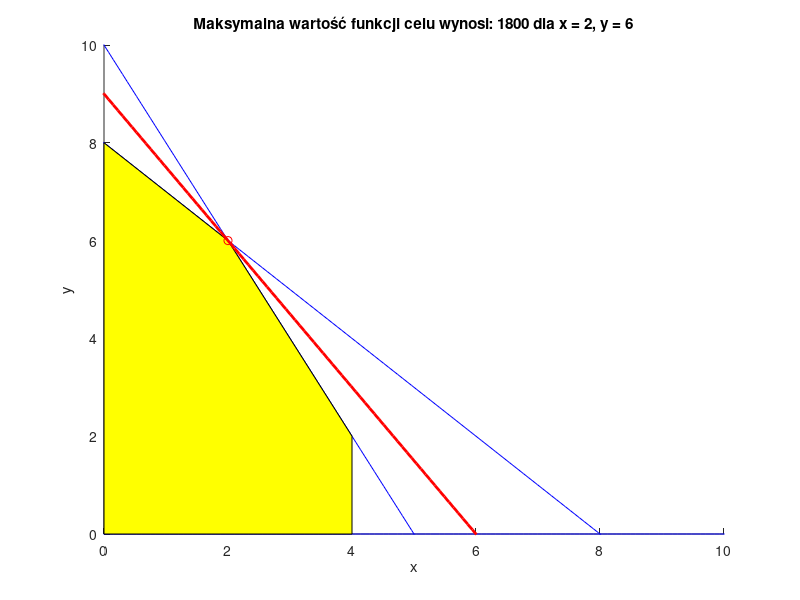

Write the MATLAB code that produced this figure.
clc;
close all;
clear;

A = [2 1; 3 3; 2 0; 1 0; 0 1];
B = [10; 24; 8; 0; 0];
Z = [-1; -1; -1; 1; 1];
F = [300, 200];

[w, ~] = size(A);

intersection_points = [];

for i = 1:w
    for j = i+1:w
        M = [A(i,:); A(j,:)];
        if rank(M) < 2
            continue;
        end
        Y = [B(i); B(j)];
        solution = M \ Y;
        if all(A * solution <= B + 1e-5 | Z >= 0) && all(A * solution >= B - 1e-5 | Z <= 0)
            intersection_points = [intersection_points, solution];
        end
    end
end

figure; hold on;
x_range = linspace(-10, 20, 400);
for i = 1:w
    y_range = (B(i) - A(i,1) * x_range) / A(i,2);
    plot(x_range, y_range, 'b');
end

K = convhull(intersection_points(1,:), intersection_points(2,:));
fill(intersection_points(1,K), intersection_points(2,K), 'yellow');

max_value = -inf;
max_point = [0; 0];
for i = 1:size(intersection_points, 2)
    point = intersection_points(:, i);
    value = F * point;
    if value > max_value
        max_value = value;
        max_point = point;
    end
end

plot(max_point(1), max_point(2), 'ro'); 

slope = -F(1) / F(2);
intercept = max_value / F(2);
y_func = slope * x_range + intercept;
plot(x_range, y_func, 'r', 'LineWidth', 2);

title(['Maksymalna wartość funkcji celu wynosi: ', num2str(max_value), ' dla x = ', num2str(max_point(1)), ', y = ', num2str(max_point(2))]);

xlim([0, 10]);
ylim([0, 10]);
xlabel('x');
ylabel('y');
hold off;
